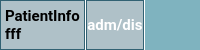
       <widget class="QFrame" name="pt_info_block">
        <property name="maximumSize">
         <size>
          <width>16777215</width>
          <height>50</height>
         </size>
        </property>
        <property name="styleSheet">
         <string notr="true">background-color: transparent;</string>
        </property>
        <property name="frameShape">
         <enum>QFrame::NoFrame</enum>
        </property>
        <property name="lineWidth">
         <number>0</number>
        </property>
        <layout class="QHBoxLayout" name="horizontalLayout_3">
         <property name="spacing">
          <number>1</number>
         </property>
         <property name="leftMargin">
          <number>0</number>
         </property>
         <property name="topMargin">
          <number>0</number>
         </property>
         <property name="rightMargin">
          <number>0</number>
         </property>
         <property name="bottomMargin">
          <number>0</number>
         </property>
         <item>
          <widget class="QLabel" name="label_Pt_info">
           <property name="font">
            <font>
             <family>Roboto</family>
             <pointsize>11</pointsize>
             <weight>75</weight>
             <bold>true</bold>
            </font>
           </property>
           <property name="styleSheet">
            <string notr="true">background-color: rgba(50, 98, 115, 100);
color: 13242B;
font-size: 11pt;
font-weight: bold;
border: 1px solid rgba(50, 98, 115, 255);</string>
           </property>
           <property name="text">
            <string>PatientInfo
fff</string>
           </property>
          </widget>
         </item>
         <item>
          <widget class="QLabel" name="label_adm_or_dis">
           <property name="maximumSize">
            <size>
             <width>110</width>
             <height>16777215</height>
            </size>
           </property>
           <property name="font">
            <font>
             <family>Roboto</family>
             <pointsize>11</pointsize>
             <weight>75</weight>
             <bold>true</bold>
            </font>
           </property>
           <property name="styleSheet">
            <string notr="true">background-color: rgba(50, 98, 115, 100);
color: white;
font-size: 11pt;
font-weight: bold;
border: 1px solid rgba(50, 98, 115, 255);</string>
           </property>
           <property name="text">
            <string>adm/dis</string>
           </property>
           <property name="alignment">
            <set>Qt::AlignCenter</set>
           </property>
          </widget>
         </item>
         <item>
          <widget class="QLabel" name="labelTimeline">
           <property name="maximumSize">
            <size>
             <width>80</width>
             <height>16777215</height>
            </size>
           </property>
           <property name="font">
            <font>
             <family>Roboto</family>
             <pointsize>20</pointsize>
             <weight>75</weight>
             <italic>false</italic>
             <bold>true</bold>
            </font>
           </property>
           <property name="styleSheet">
            <string notr="true">color: White;
font-weight: bold;
font-size: 20pt;
background-color: rgba(92, 158, 173, 200)
</string>
           </property>
           <property name="text">
            <string/>
           </property>
           <property name="pixmap">
            <pixmap resource="../res_main.qrc">:/icon/icons/clinical_notes_FILL0_wght400_GRAD0_opsz48.svg</pixmap>
           </property>
           <property name="alignment">
            <set>Qt::AlignCenter</set>
           </property>
          </widget>
         </item>
        </layout>
       </widget>
